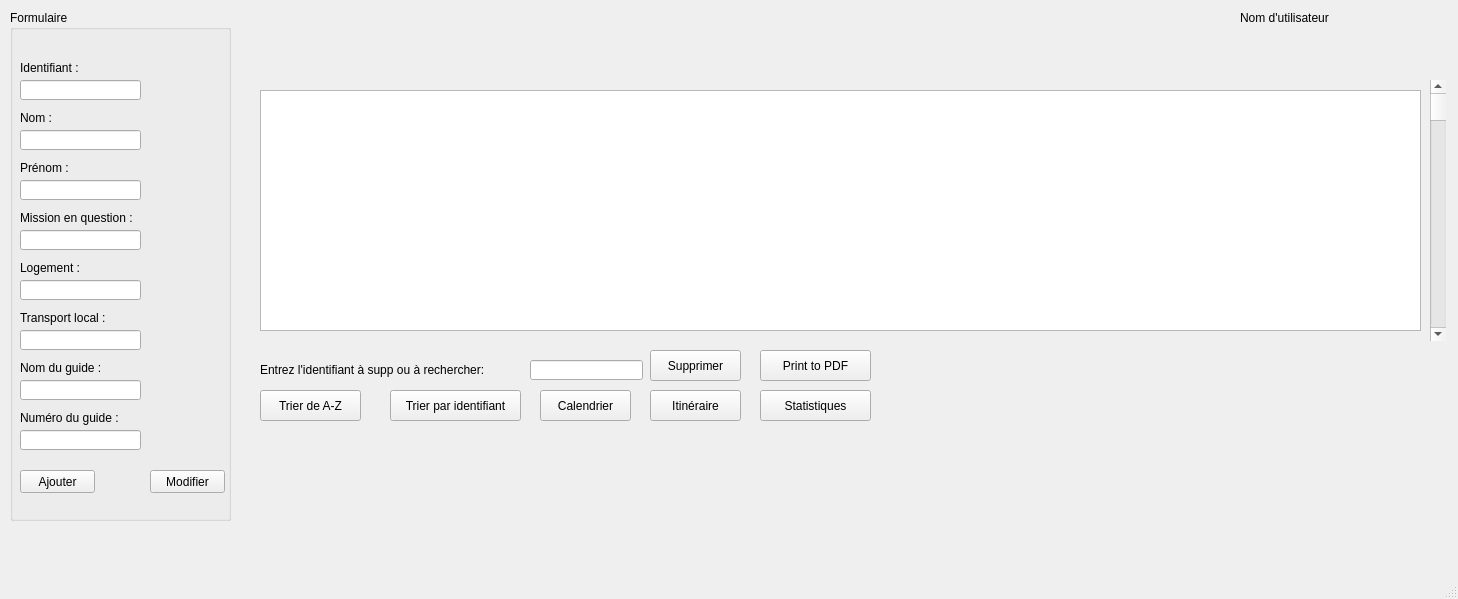
<?xml version="1.0" encoding="UTF-8"?>
<ui version="4.0">
 <class>MainWindow</class>
 <widget class="QMainWindow" name="MainWindow">
  <property name="geometry">
   <rect>
    <x>0</x>
    <y>0</y>
    <width>1458</width>
    <height>599</height>
   </rect>
  </property>
  <property name="windowTitle">
   <string>MainWindow</string>
  </property>
  <property name="styleSheet">
   <string notr="true">font: 75 10pt &quot;MS Shell Dlg 2&quot;;</string>
  </property>
  <widget class="QWidget" name="centralwidget">
   <widget class="QLabel" name="label_29">
    <property name="geometry">
     <rect>
      <x>-20</x>
      <y>-30</y>
      <width>1471</width>
      <height>551</height>
     </rect>
    </property>
    <property name="text">
     <string/>
    </property>
    <property name="pixmap">
     <pixmap>../../../../Downloads/AdobeStock_132615501-1200x675 (1).png</pixmap>
    </property>
   </widget>
   <widget class="QGroupBox" name="Formulaire">
    <property name="geometry">
     <rect>
      <x>10</x>
      <y>10</y>
      <width>221</width>
      <height>511</height>
     </rect>
    </property>
    <property name="styleSheet">
     <string notr="true">font: 75 12pt &quot;MS Shell Dlg 2&quot;;
font: 75 10pt &quot;MS Shell Dlg 2&quot;;</string>
    </property>
    <property name="title">
     <string>Formulaire</string>
    </property>
    <widget class="QLabel" name="label_30">
     <property name="geometry">
      <rect>
       <x>10</x>
       <y>50</y>
       <width>61</width>
       <height>16</height>
      </rect>
     </property>
     <property name="styleSheet">
      <string notr="true">font: 75 10pt &quot;MS Shell Dlg 2&quot;;</string>
     </property>
     <property name="text">
      <string>Identifiant :</string>
     </property>
    </widget>
    <widget class="QLabel" name="label_31">
     <property name="geometry">
      <rect>
       <x>10</x>
       <y>100</y>
       <width>51</width>
       <height>16</height>
      </rect>
     </property>
     <property name="styleSheet">
      <string notr="true">font: 75 10pt &quot;MS Shell Dlg 2&quot;;</string>
     </property>
     <property name="text">
      <string>Nom :</string>
     </property>
    </widget>
    <widget class="QLabel" name="label_32">
     <property name="geometry">
      <rect>
       <x>10</x>
       <y>150</y>
       <width>51</width>
       <height>16</height>
      </rect>
     </property>
     <property name="styleSheet">
      <string notr="true">font: 75 10pt &quot;MS Shell Dlg 2&quot;;</string>
     </property>
     <property name="text">
      <string>Prénom :</string>
     </property>
    </widget>
    <widget class="QLabel" name="label_34">
     <property name="geometry">
      <rect>
       <x>10</x>
       <y>200</y>
       <width>121</width>
       <height>16</height>
      </rect>
     </property>
     <property name="styleSheet">
      <string notr="true">font: 75 10pt &quot;MS Shell Dlg 2&quot;;</string>
     </property>
     <property name="text">
      <string>Mission en question :</string>
     </property>
    </widget>
    <widget class="QLabel" name="label_35">
     <property name="geometry">
      <rect>
       <x>10</x>
       <y>250</y>
       <width>101</width>
       <height>16</height>
      </rect>
     </property>
     <property name="styleSheet">
      <string notr="true">font: 75 10pt &quot;MS Shell Dlg 2&quot;;</string>
     </property>
     <property name="text">
      <string>Logement :</string>
     </property>
    </widget>
    <widget class="QLabel" name="label_36">
     <property name="geometry">
      <rect>
       <x>10</x>
       <y>300</y>
       <width>101</width>
       <height>16</height>
      </rect>
     </property>
     <property name="styleSheet">
      <string notr="true">font: 75 10pt &quot;MS Shell Dlg 2&quot;;</string>
     </property>
     <property name="text">
      <string>Transport local :</string>
     </property>
    </widget>
    <widget class="QLabel" name="label_37">
     <property name="geometry">
      <rect>
       <x>10</x>
       <y>350</y>
       <width>101</width>
       <height>16</height>
      </rect>
     </property>
     <property name="styleSheet">
      <string notr="true">font: 75 10pt &quot;MS Shell Dlg 2&quot;;</string>
     </property>
     <property name="text">
      <string>Nom du guide :</string>
     </property>
    </widget>
    <widget class="QLabel" name="label_38">
     <property name="geometry">
      <rect>
       <x>10</x>
       <y>400</y>
       <width>101</width>
       <height>16</height>
      </rect>
     </property>
     <property name="styleSheet">
      <string notr="true">font: 75 10pt &quot;MS Shell Dlg 2&quot;;</string>
     </property>
     <property name="text">
      <string>Numéro du guide :</string>
     </property>
    </widget>
    <widget class="QLineEdit" name="le_id">
     <property name="geometry">
      <rect>
       <x>10</x>
       <y>70</y>
       <width>121</width>
       <height>20</height>
      </rect>
     </property>
     <property name="text">
      <string/>
     </property>
    </widget>
    <widget class="QLineEdit" name="le_nom">
     <property name="geometry">
      <rect>
       <x>10</x>
       <y>120</y>
       <width>121</width>
       <height>20</height>
      </rect>
     </property>
     <property name="text">
      <string/>
     </property>
    </widget>
    <widget class="QLineEdit" name="le_prenom">
     <property name="geometry">
      <rect>
       <x>10</x>
       <y>170</y>
       <width>121</width>
       <height>20</height>
      </rect>
     </property>
     <property name="text">
      <string/>
     </property>
    </widget>
    <widget class="QLineEdit" name="la_mission">
     <property name="geometry">
      <rect>
       <x>10</x>
       <y>220</y>
       <width>121</width>
       <height>20</height>
      </rect>
     </property>
     <property name="text">
      <string/>
     </property>
    </widget>
    <widget class="QLineEdit" name="le_logement">
     <property name="geometry">
      <rect>
       <x>10</x>
       <y>270</y>
       <width>121</width>
       <height>20</height>
      </rect>
     </property>
     <property name="text">
      <string/>
     </property>
    </widget>
    <widget class="QLineEdit" name="le_transportL">
     <property name="geometry">
      <rect>
       <x>10</x>
       <y>320</y>
       <width>121</width>
       <height>20</height>
      </rect>
     </property>
     <property name="text">
      <string/>
     </property>
    </widget>
    <widget class="QLineEdit" name="le_nom_guide">
     <property name="geometry">
      <rect>
       <x>10</x>
       <y>370</y>
       <width>121</width>
       <height>20</height>
      </rect>
     </property>
     <property name="text">
      <string/>
     </property>
    </widget>
    <widget class="QLineEdit" name="le_num_guide">
     <property name="geometry">
      <rect>
       <x>10</x>
       <y>420</y>
       <width>121</width>
       <height>20</height>
      </rect>
     </property>
     <property name="text">
      <string/>
     </property>
    </widget>
    <widget class="QPushButton" name="pb_ajouter">
     <property name="geometry">
      <rect>
       <x>10</x>
       <y>460</y>
       <width>75</width>
       <height>23</height>
      </rect>
     </property>
     <property name="text">
      <string>Ajouter</string>
     </property>
    </widget>
    <widget class="QPushButton" name="pb_modifier">
     <property name="geometry">
      <rect>
       <x>140</x>
       <y>460</y>
       <width>75</width>
       <height>23</height>
      </rect>
     </property>
     <property name="text">
      <string>Modifier</string>
     </property>
    </widget>
   </widget>
   <widget class="QPushButton" name="pushButton_13">
    <property name="geometry">
     <rect>
      <x>540</x>
      <y>390</y>
      <width>91</width>
      <height>31</height>
     </rect>
    </property>
    <property name="styleSheet">
     <string notr="true">font: 10pt &quot;MS Shell Dlg 2&quot;;</string>
    </property>
    <property name="text">
     <string>Calendrier</string>
    </property>
   </widget>
   <widget class="QLabel" name="label_42">
    <property name="geometry">
     <rect>
      <x>1240</x>
      <y>10</y>
      <width>111</width>
      <height>16</height>
     </rect>
    </property>
    <property name="text">
     <string>Nom d'utilisateur</string>
    </property>
   </widget>
   <widget class="QLabel" name="label_45">
    <property name="geometry">
     <rect>
      <x>1400</x>
      <y>690</y>
      <width>47</width>
      <height>14</height>
     </rect>
    </property>
    <property name="text">
     <string>TextLabel</string>
    </property>
   </widget>
   <widget class="QPushButton" name="map">
    <property name="geometry">
     <rect>
      <x>650</x>
      <y>390</y>
      <width>91</width>
      <height>31</height>
     </rect>
    </property>
    <property name="styleSheet">
     <string notr="true">font: 10pt &quot;MS Shell Dlg 2&quot;;</string>
    </property>
    <property name="text">
     <string>Itinéraire</string>
    </property>
   </widget>
   <widget class="QScrollBar" name="verticalScrollBar">
    <property name="geometry">
     <rect>
      <x>1430</x>
      <y>80</y>
      <width>16</width>
      <height>261</height>
     </rect>
    </property>
    <property name="orientation">
     <enum>Qt::Vertical</enum>
    </property>
   </widget>
   <widget class="QLabel" name="label_47">
    <property name="geometry">
     <rect>
      <x>310</x>
      <y>40</y>
      <width>16</width>
      <height>16</height>
     </rect>
    </property>
    <property name="text">
     <string/>
    </property>
    <property name="pixmap">
     <pixmap>../../../../Downloads/searchmagnifierinterfacesymbol1_79893 (1).png</pixmap>
    </property>
   </widget>
   <widget class="QLabel" name="label_48">
    <property name="geometry">
     <rect>
      <x>990</x>
      <y>380</y>
      <width>101</width>
      <height>121</height>
     </rect>
    </property>
    <property name="text">
     <string/>
    </property>
    <property name="pixmap">
     <pixmap>../../../../Downloads/6_icon-icons.com_68891.png</pixmap>
    </property>
   </widget>
   <widget class="QLabel" name="label_39">
    <property name="geometry">
     <rect>
      <x>1230</x>
      <y>240</y>
      <width>20</width>
      <height>21</height>
     </rect>
    </property>
    <property name="text">
     <string/>
    </property>
    <property name="pixmap">
     <pixmap>../../../../Downloads/—Pngtree—delete icon_4420857 (1).png</pixmap>
    </property>
   </widget>
   <widget class="QLabel" name="label_41">
    <property name="geometry">
     <rect>
      <x>1190</x>
      <y>240</y>
      <width>16</width>
      <height>16</height>
     </rect>
    </property>
    <property name="text">
     <string/>
    </property>
    <property name="pixmap">
     <pixmap>../../../../Downloads/—Pngtree—download arrow vector icon white_5249045 (1).png</pixmap>
    </property>
   </widget>
   <widget class="QLabel" name="label_20">
    <property name="geometry">
     <rect>
      <x>1190</x>
      <y>200</y>
      <width>16</width>
      <height>16</height>
     </rect>
    </property>
    <property name="text">
     <string/>
    </property>
    <property name="pixmap">
     <pixmap>../../../../Downloads/—Pngtree—download arrow vector icon white_5249045 (1).png</pixmap>
    </property>
   </widget>
   <widget class="QLabel" name="label_40">
    <property name="geometry">
     <rect>
      <x>1190</x>
      <y>160</y>
      <width>16</width>
      <height>16</height>
     </rect>
    </property>
    <property name="text">
     <string/>
    </property>
    <property name="pixmap">
     <pixmap>../../../../Downloads/—Pngtree—download arrow vector icon white_5249045 (1).png</pixmap>
    </property>
   </widget>
   <widget class="QLabel" name="label_46">
    <property name="geometry">
     <rect>
      <x>1230</x>
      <y>200</y>
      <width>20</width>
      <height>21</height>
     </rect>
    </property>
    <property name="text">
     <string/>
    </property>
    <property name="pixmap">
     <pixmap>../../../../Downloads/—Pngtree—delete icon_4420857 (1).png</pixmap>
    </property>
   </widget>
   <widget class="QLabel" name="label_43">
    <property name="geometry">
     <rect>
      <x>1230</x>
      <y>160</y>
      <width>20</width>
      <height>21</height>
     </rect>
    </property>
    <property name="text">
     <string/>
    </property>
    <property name="pixmap">
     <pixmap>../../../../Downloads/—Pngtree—delete icon_4420857 (1).png</pixmap>
    </property>
   </widget>
   <widget class="QTableView" name="tab_mission">
    <property name="geometry">
     <rect>
      <x>260</x>
      <y>90</y>
      <width>1161</width>
      <height>241</height>
     </rect>
    </property>
   </widget>
   <widget class="QPushButton" name="pb_supprimer">
    <property name="geometry">
     <rect>
      <x>650</x>
      <y>350</y>
      <width>91</width>
      <height>31</height>
     </rect>
    </property>
    <property name="styleSheet">
     <string notr="true">font: 75 10pt &quot;MS Shell Dlg 2&quot;;</string>
    </property>
    <property name="text">
     <string>Supprimer</string>
    </property>
   </widget>
   <widget class="QLabel" name="label_33">
    <property name="geometry">
     <rect>
      <x>260</x>
      <y>360</y>
      <width>261</width>
      <height>20</height>
     </rect>
    </property>
    <property name="styleSheet">
     <string notr="true">font: 75 10pt &quot;MS Shell Dlg 2&quot;;</string>
    </property>
    <property name="text">
     <string>Entrez l'identifiant à supp ou à rechercher:</string>
    </property>
   </widget>
   <widget class="QLineEdit" name="le_id_supp">
    <property name="geometry">
     <rect>
      <x>530</x>
      <y>360</y>
      <width>113</width>
      <height>20</height>
     </rect>
    </property>
   </widget>
   <widget class="QLabel" name="label_49">
    <property name="geometry">
     <rect>
      <x>810</x>
      <y>50</y>
      <width>111</width>
      <height>91</height>
     </rect>
    </property>
    <property name="text">
     <string/>
    </property>
    <property name="pixmap">
     <pixmap>../../../../Downloads/loginIcon (1).png</pixmap>
    </property>
   </widget>
   <widget class="QPushButton" name="pb_PDF">
    <property name="geometry">
     <rect>
      <x>760</x>
      <y>350</y>
      <width>111</width>
      <height>31</height>
     </rect>
    </property>
    <property name="styleSheet">
     <string notr="true">font: 75 11pt &quot;MS Shell Dlg 2&quot;;</string>
    </property>
    <property name="text">
     <string>Print to PDF</string>
    </property>
   </widget>
   <widget class="QPushButton" name="Tri">
    <property name="geometry">
     <rect>
      <x>260</x>
      <y>390</y>
      <width>101</width>
      <height>31</height>
     </rect>
    </property>
    <property name="styleSheet">
     <string notr="true">font: 75 10pt &quot;MS Shell Dlg 2&quot;;</string>
    </property>
    <property name="text">
     <string>Trier de A-Z</string>
    </property>
   </widget>
   <widget class="QPushButton" name="Tri_2">
    <property name="geometry">
     <rect>
      <x>390</x>
      <y>390</y>
      <width>131</width>
      <height>31</height>
     </rect>
    </property>
    <property name="styleSheet">
     <string notr="true">font: 75 10pt &quot;MS Shell Dlg 2&quot;;</string>
    </property>
    <property name="text">
     <string>Trier par identifiant</string>
    </property>
   </widget>
   <widget class="QPushButton" name="stat">
    <property name="geometry">
     <rect>
      <x>760</x>
      <y>390</y>
      <width>111</width>
      <height>31</height>
     </rect>
    </property>
    <property name="styleSheet">
     <string notr="true">font: 75 11pt &quot;MS Shell Dlg 2&quot;;</string>
    </property>
    <property name="text">
     <string>Statistiques</string>
    </property>
   </widget>
   <zorder>label_49</zorder>
   <zorder>label_29</zorder>
   <zorder>Formulaire</zorder>
   <zorder>pushButton_13</zorder>
   <zorder>label_42</zorder>
   <zorder>label_45</zorder>
   <zorder>map</zorder>
   <zorder>verticalScrollBar</zorder>
   <zorder>label_47</zorder>
   <zorder>label_48</zorder>
   <zorder>label_39</zorder>
   <zorder>label_41</zorder>
   <zorder>label_20</zorder>
   <zorder>label_40</zorder>
   <zorder>label_46</zorder>
   <zorder>label_43</zorder>
   <zorder>tab_mission</zorder>
   <zorder>pb_supprimer</zorder>
   <zorder>label_33</zorder>
   <zorder>le_id_supp</zorder>
   <zorder>pb_PDF</zorder>
   <zorder>Tri</zorder>
   <zorder>Tri_2</zorder>
   <zorder>stat</zorder>
  </widget>
  <widget class="QMenuBar" name="menubar">
   <property name="geometry">
    <rect>
     <x>0</x>
     <y>0</y>
     <width>1458</width>
     <height>22</height>
    </rect>
   </property>
  </widget>
  <widget class="QStatusBar" name="statusbar"/>
 </widget>
 <resources/>
 <connections/>
</ui>
